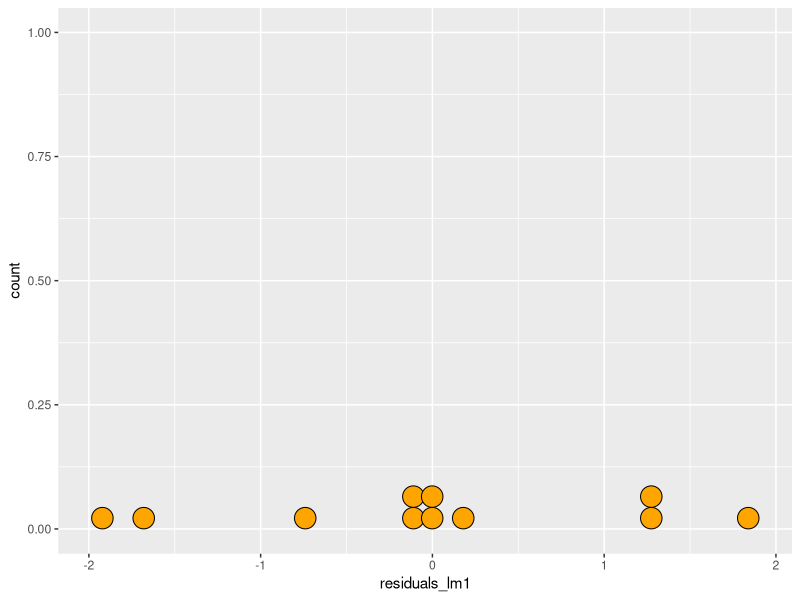
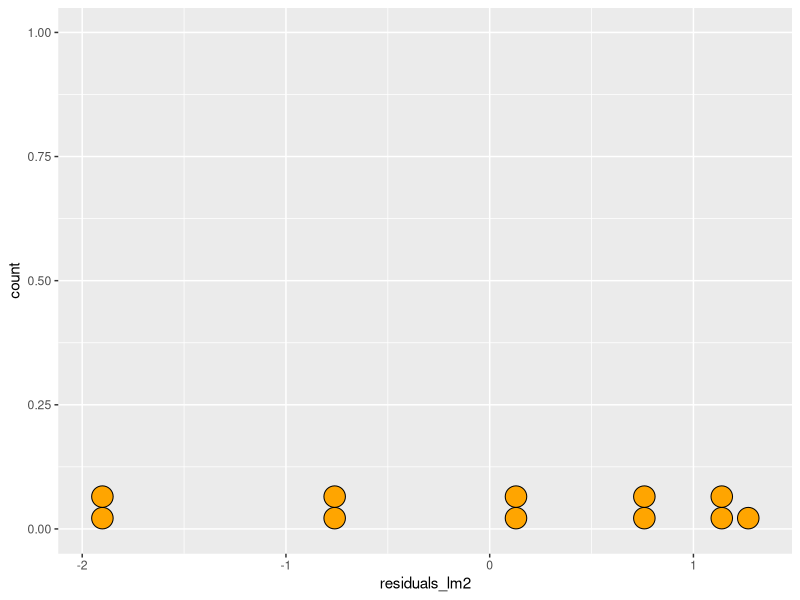
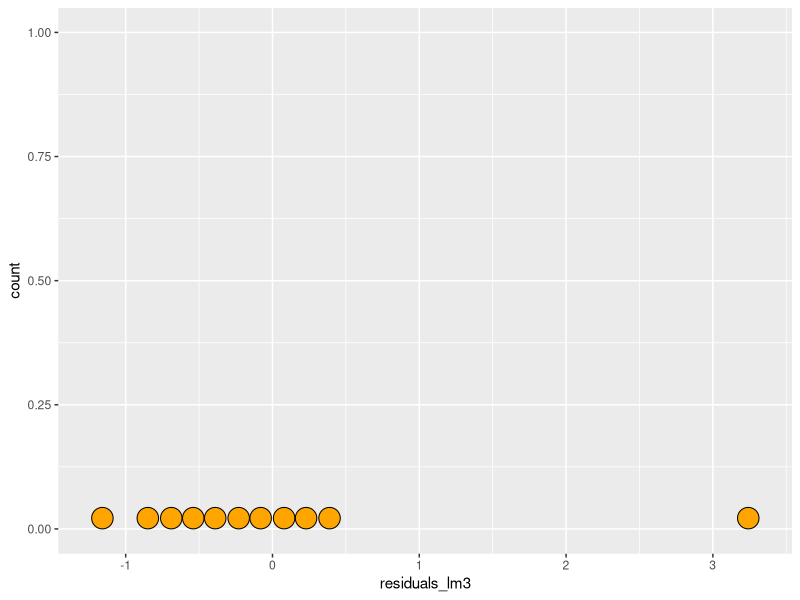
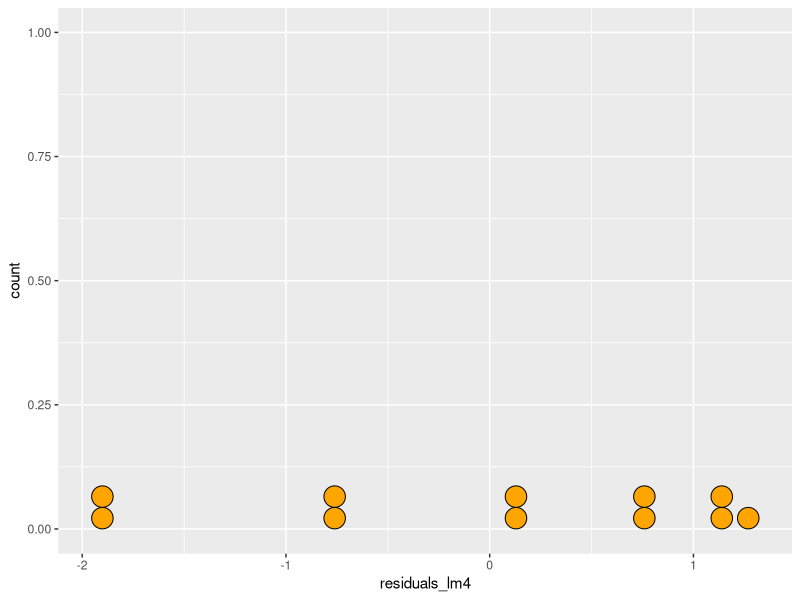
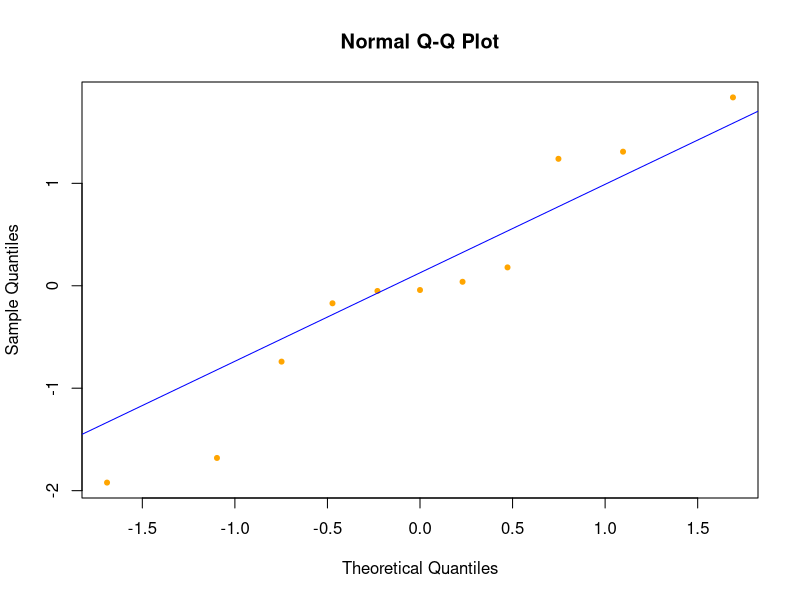
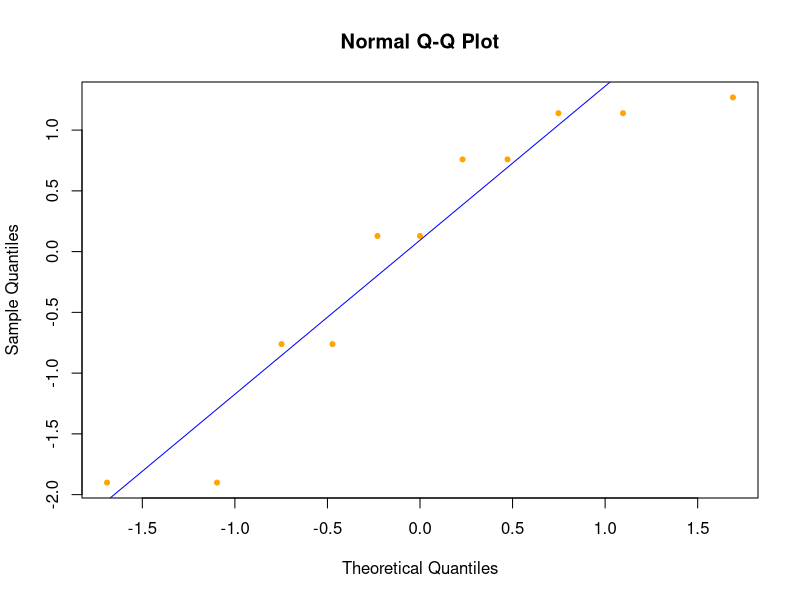
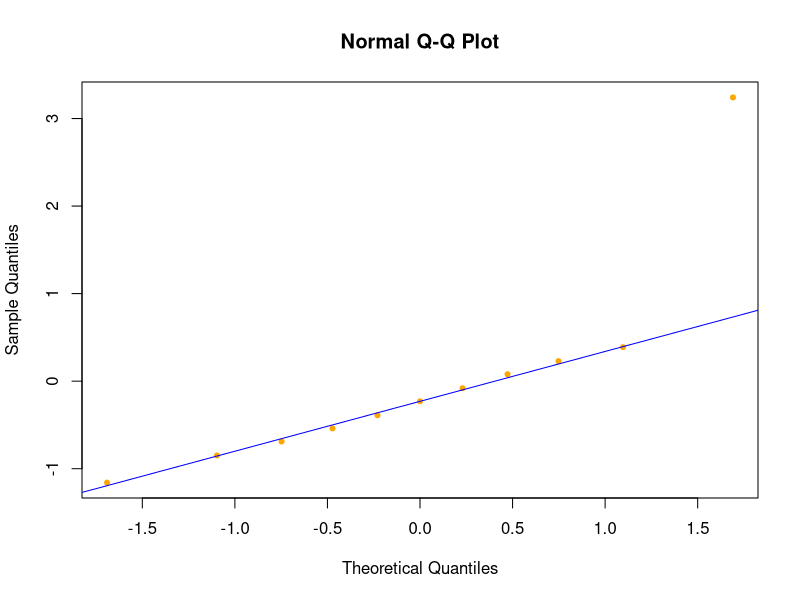
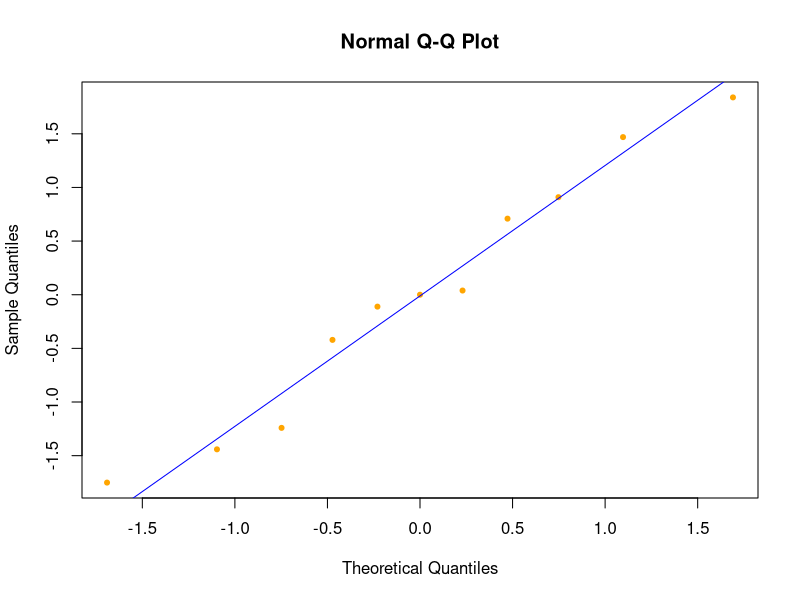

Write R code to recreate these figures, in order. (Note: this script raises an error after producing the figures.)
.libPaths(c( "C:/Users/Oleh Kravets/Documents/R/win-library/3.5", "C:/Program Files/R/R-3.5.3/library"))
install.packages("dplyr")
install.packages("ggplot2")

library(dplyr)
library(ggplot2)

str(anscombe)
summary(anscombe)	

cor.test(anscombe$x1,anscombe$y1)

lm1 <- lm(data = anscombe, y1 ~ x1)
lm1$fitted.values
lm1$residuals

anscombe$residuals_lm1 <- lm1$residuals
ggplot(anscombe, aes(x = residuals_lm1)) + geom_dotplot(fill ="orange")

lm2 <- lm(data = anscombe, y2 ~ x2)
anscombe$residuals_lm2 <- lm2$residuals
ggplot(anscombe, aes(x = residuals_lm2)) + geom_dotplot(fill ="orange")

lm3 <- lm(data = anscombe, y3 ~ x3)
anscombe$residuals_lm3 <- lm3$residuals
ggplot(anscombe, aes(x = residuals_lm3)) + geom_dotplot(fill ="orange")

lm4 <- lm(data = anscombe, y4 ~ x4)
anscombe$residuals_lm4 <- lm2$residuals
ggplot(anscombe, aes(x = residuals_lm4)) + geom_dotplot(fill ="orange")

qqnorm(lm1$residuals, col="orange", pch=20)
qqline(lm1$residuals, col = "blue")

qqnorm(lm2$residuals, col="orange", pch=20)
qqline(lm2$residuals, col = "blue")

qqnorm(lm3$residuals, col="orange", pch=20)
qqline(lm3$residuals, col = "blue")

qqnorm(lm4$residuals, col="orange", pch=20)
qqline(lm4$residuals, col = "blue")

anscombe$fitted_lm1 <- lm1$fitted.values
ggplot(data=anscombe, aes(x=fitted_lm1, y=residuals_lm1)) + geom_point(col="orange")

anscombe$fitted_lm2 <- lm2$fitted.values
ggplot(data=anscombe, aes(x=fitted_lm2, y=residuals_lm2)) + geom_point(col="orange")

anscombe$fitted_lm3 <- lm3$fitted.values
ggplot(data=anscombe, aes(x=fitted_lm3, y=residuals_lm3)) + geom_point(col="orange")

anscombe$fitted_lm4 <- lm4$fitted.values
ggplot(data=anscombe, aes(x=fitted_lm4, y=residuals_lm4)) + geom_point(col="orange")


str(diamonds)

ggplot(data=diamonds, aes(x=carat, y=price)) +
  geom_point(col="lightblue")

ggplot(data=diamonds, aes(x=carat, y=price, col=cut)) +
  geom_point()

ggplot(data=diamonds, aes(x=carat, y=price)) + geom_point(col="lightblue") + facet_wrap(~cut)

ggplot(data=diamonds, aes(x=carat_ideal, y=price_ideal)) + geom_point(col="lightblue") + geom_smooth(method="lm", se=FALSE) + facet_wrap(~cut)

diamonds%>%
  filter(cut == 'Ideal')%>%
  ggplot(aes(x=carat, y=price)) + geom_point(col="lightblue") + ylab('carat.ideal') + geom_smooth(method="lm", se=FALSE) + facet_wrap(~cut)
  
diamonds%>%
  filter(cut == 'Fair')%>%
  ggplot(aes(x=carat, y=price)) + geom_point(col="lightblue") + ylab('carat.fair') + geom_smooth(method="lm", se=FALSE) + facet_wrap(~cut)

diamonds%>%
  filter(carat == 1)%>%
  ggplot(aes(x=price, y=depth)) + geom_point(col="orange")

